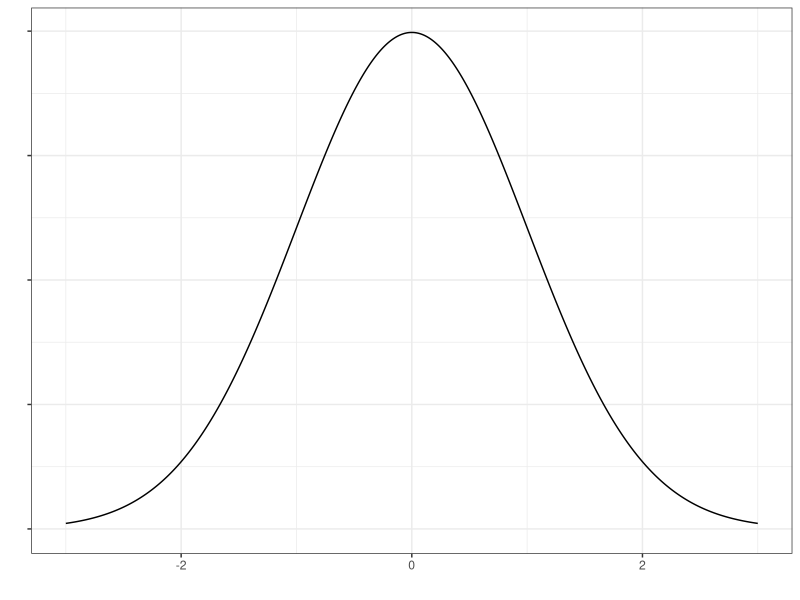
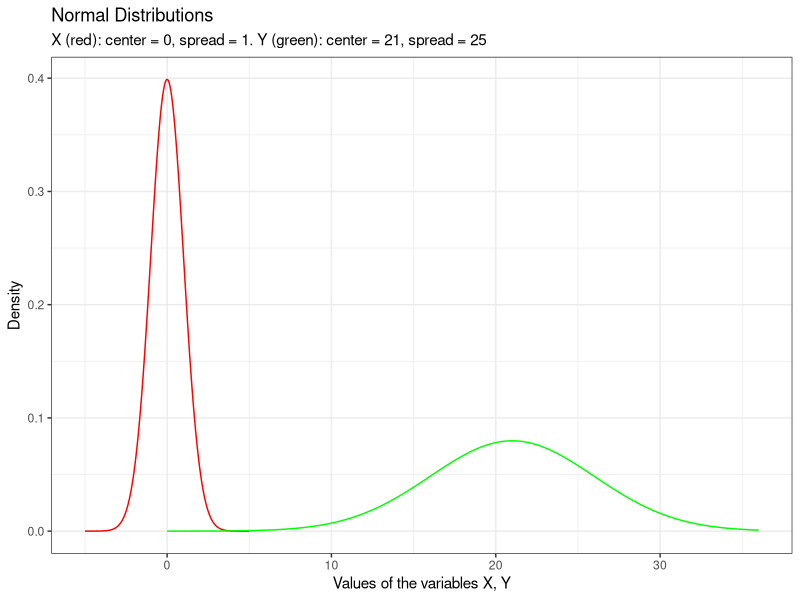
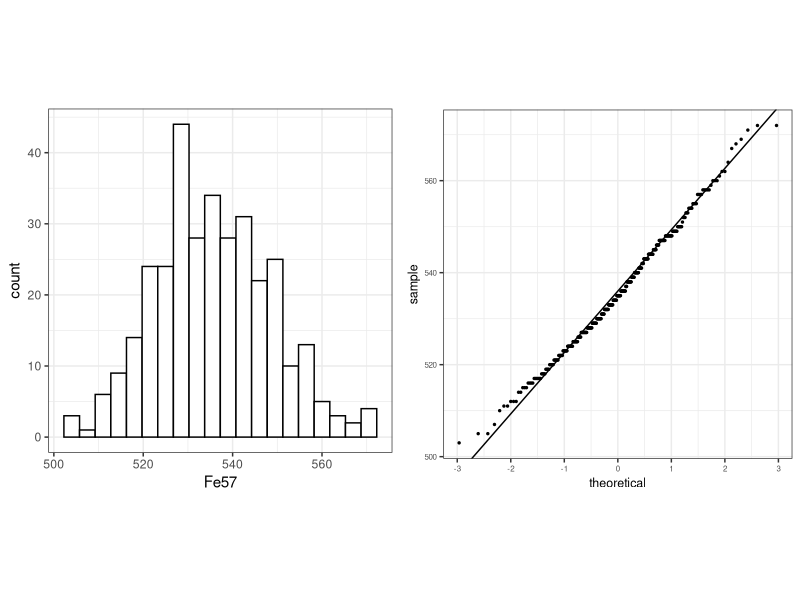
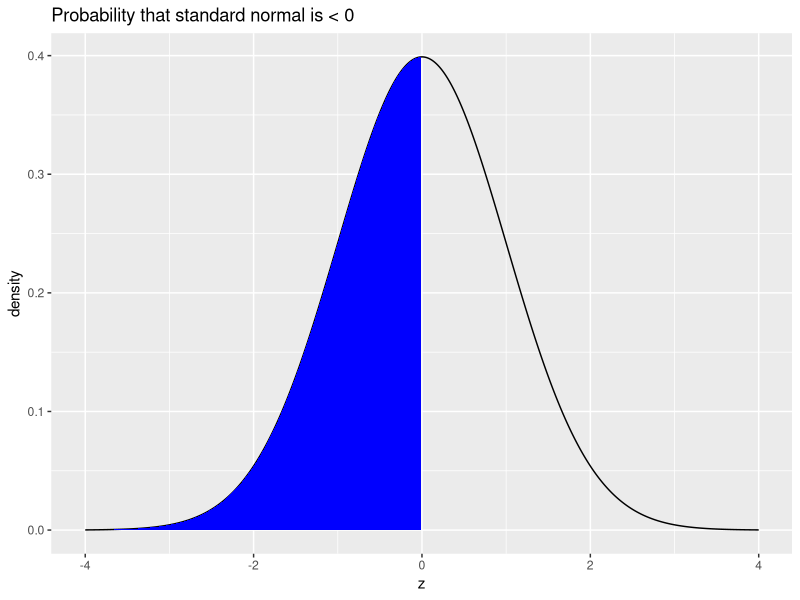
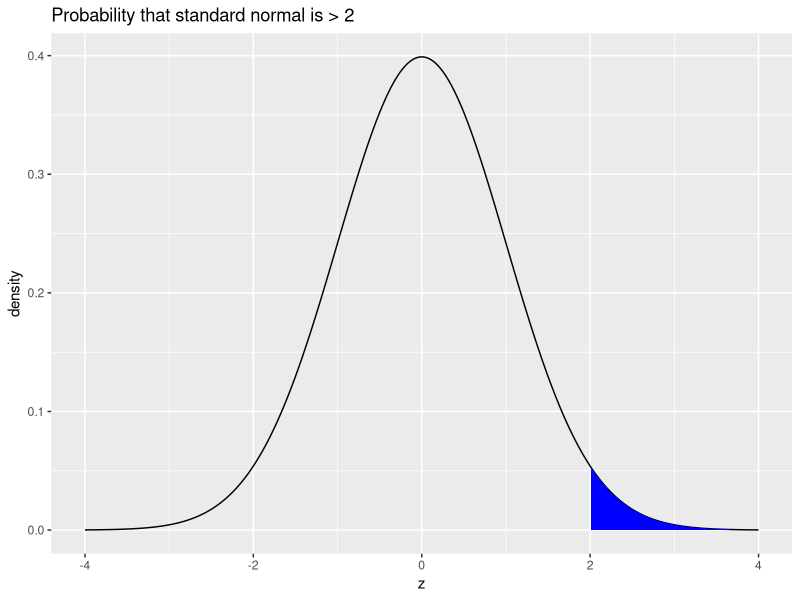
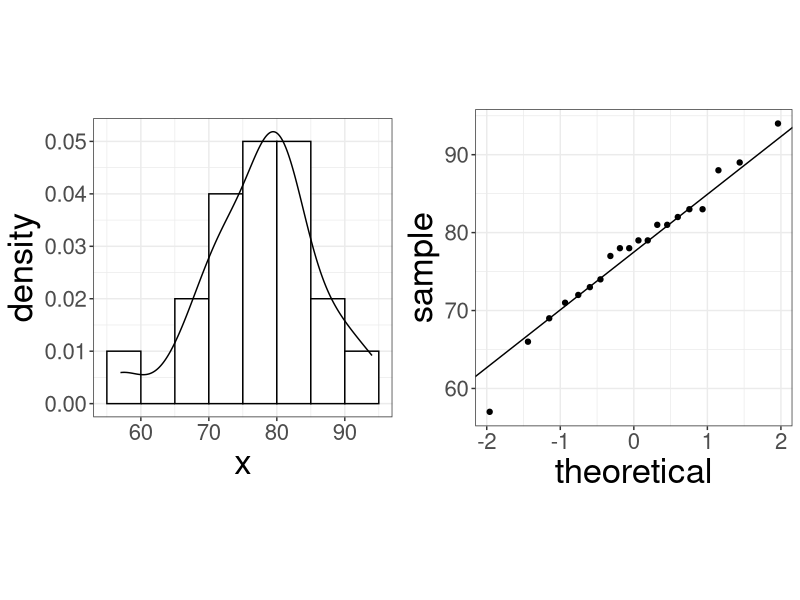
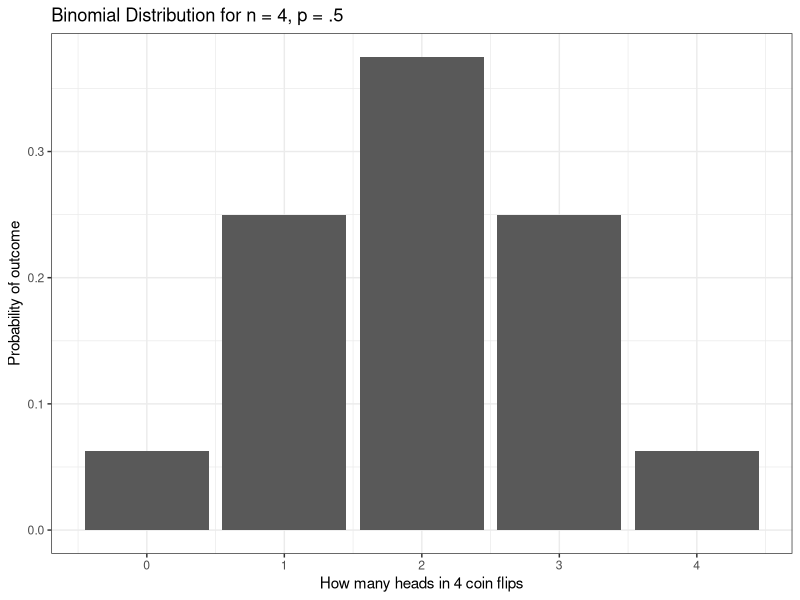
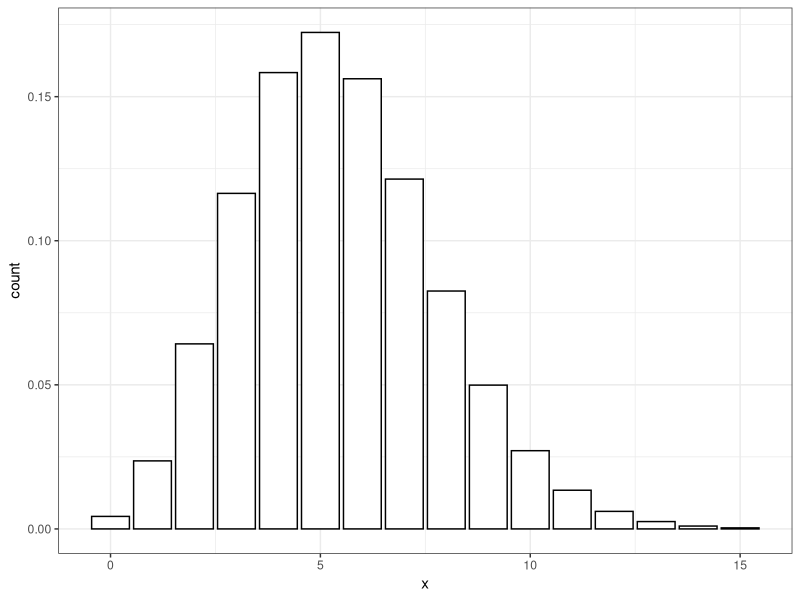

Reproduce these figures in R, in order.
## ---- chunk 1
knitr::opts_chunk$set(echo = FALSE, message = FALSE, warning = FALSE, fig.align = 'center', fig.width = 6, cache=T)
## ---- chunk 2
library(tidyverse)
## ---- chunk 3
ggfortify::ggdistribution(dnorm, seq(-3,3, .01), mean = 0, sd = 1) + theme_bw() + 
  theme(axis.text.y = element_blank())
## ---- chunk 4
x <- seq(-5,5, .01)
x2 <-  seq(0, 36, .1)
y <- dnorm(x)
y2 <- dnorm(x2, mean = 21, sd = 5)

ggplot() + 
  geom_line(data = NULL, aes(x = x, y = y), color = "red") + 
  geom_line(data = NULL, aes(x = x2, y = y2), color = "green") +
  theme_bw() + 
  labs(x = "Values of the variables X, Y", y = "Density", title = "Normal Distributions",
       subtitle = "X (red): center = 0, spread = 1. Y (green): center = 21, spread = 25")
## ---- chunk 5
glass <- read_csv("dat/glass_sample.csv")
dat <- filter(glass, mfr == "M2") %>% select(Fe57)
y     <- quantile(dat$Fe57, c(0.25, 0.75), type=5) # Find the 1st and 3rd quartiles
x     <- qnorm( c(0.25, 0.75))                 # Find the matching normal values on the x-axis
slope <- diff(y) / diff(x)                     # Compute the line slope
int   <- y[1] - slope * x[1]  
p1 <- ggplot(data = dat) + geom_histogram(aes(x = Fe57), binwidth = 3.5, fill = 'white', color = 'black') + theme_bw() + theme(aspect.ratio = 1)
p2 <- ggplot(data = dat, y = Fe57) +
  stat_qq(aes(sample = Fe57), size = .5) + 
  geom_abline(slope = slope, intercept = int) + 
  theme_bw() + theme(aspect.ratio = 1, text = element_text(size=rel(3)))
gridExtra::grid.arrange(p1, p2, nrow = 1)
## ---- chunk 6
x <- seq(-4,4, 0.01)
z <- dnorm(x)
dat <- data_frame(x=x, z=z)
dat2 <- filter(dat, x<0)
ggplot(dat) + geom_line(aes(x = x, y= z)) + 
  geom_area(data = dat2 , aes(x = x, y = z), fill = "blue") + 
  labs(x = "z", y = "density", title = "Probability that standard normal is < 0")
## ---- chunk 7
pnorm(0,mean=0, sd=1)
## ---- chunk 8
x <- seq(-4,4, 0.01)
z <- dnorm(x)
dat <- data_frame(x=x, z=z)
dat2 <- filter(dat, x>2)
ggplot(dat) + geom_line(aes(x = x, y= z)) + 
  geom_area(data = dat2 , aes(x = x, y = z), fill = "blue") + 
  labs(x = "z", y = "density", title = "Probability that standard normal is > 2")
## ---- chunk 9
1- pnorm(2,mean=0, sd=1)
## ---- chunk 10
qnorm(.90, mean = 0, sd  =1)
## ---- chunk 11
qnorm(.25, mean = 0, sd  =1)
## ---- chunk 12
dat <- data.frame(x = c(57, 66, 69, 71, 72, 73, 74, 77, 78, 78, 79, 79, 81, 81, 82, 83, 83, 88, 89, 94))

y     <- quantile(dat$x, c(0.25, 0.75), type=5) # Find the 1st and 3rd quartiles
x     <- qnorm( c(0.25, 0.75))                 # Find the matching normal values on the x-axis
slope <- diff(y) / diff(x)                     # Compute the line slope
int   <- y[1] - slope * x[1]  

p1 <- ggplot(data = dat) + 
  geom_histogram(aes(x = x, y = ..density..), binwidth = 5, fill = 'white', color = 'black', center= 2.5) + 
  geom_density(aes(x = x)) + 
  theme_bw() + theme(aspect.ratio = 1, text = element_text(size=rel(5)))
p2 <- ggplot(data = dat, y = x) +
  stat_qq(aes(sample = x)) + 
  geom_abline(slope = slope, intercept = int) + 
  theme_bw() + theme(aspect.ratio = 1, text = element_text(size=rel(5)))
gridExtra::grid.arrange(p1, p2, nrow = 1)
## ---- chunk 13
1-pnorm(83, mean = 77, sd = 5)
## ---- chunk 14
qnorm(0.10, mean = 77, sd = 5)
## ---- chunk 15
dat <- data.frame(expand.grid(one = c("H", "T"), two = c("H", "T"), three = c("H", "T"), four = c("H", "T")))
dat2 <- dat %>% mutate(isH = (one == "H") + (two == "H") + (three == "H") + (four == "H"), lab = paste0(one, two, three, four), color = ifelse(isH == 2, paste0(".red[", lab, "]"), lab)) 
knitr::kable(matrix(dat2$color, nrow = 4), col.names = NULL, format = 'html', caption = "All possible outcomes for flipping a coin 4 times")
## ---- chunk 16
dat <- data.frame(expand.grid(one = c("H", "T"), two = c("H", "T"), three = c("H", "T"), four = c("H", "T")))
dat2 <- dat %>% mutate(isH = (one == "H") + (two == "H") + (three == "H") + (four == "H"), lab = paste0(one, two, three, four), color = ifelse(isH == 2, paste0(".red[", lab, "]"), lab)) 
knitr::kable(matrix(dat2$color, nrow = 4), col.names = NULL, format = 'html')
## ---- chunk 17
x <- 0:4
y <- dbinom(x, 4, .5)
ggplot(data = NULL) + geom_bar(aes(x = x, weight = y)) + theme_bw()+ labs(x = "How many heads in 4 coin flips", y = "Probability of outcome", title="Binomial Distribution for n = 4, p = .5")
## ---- chunk 18
x <- 0:15
y <- dpois(x, lambda = 5.44)
ggplot() + 
  geom_bar(aes(x = x, weight = y), color = 'black', fill = 'white') +
  theme_bw()
